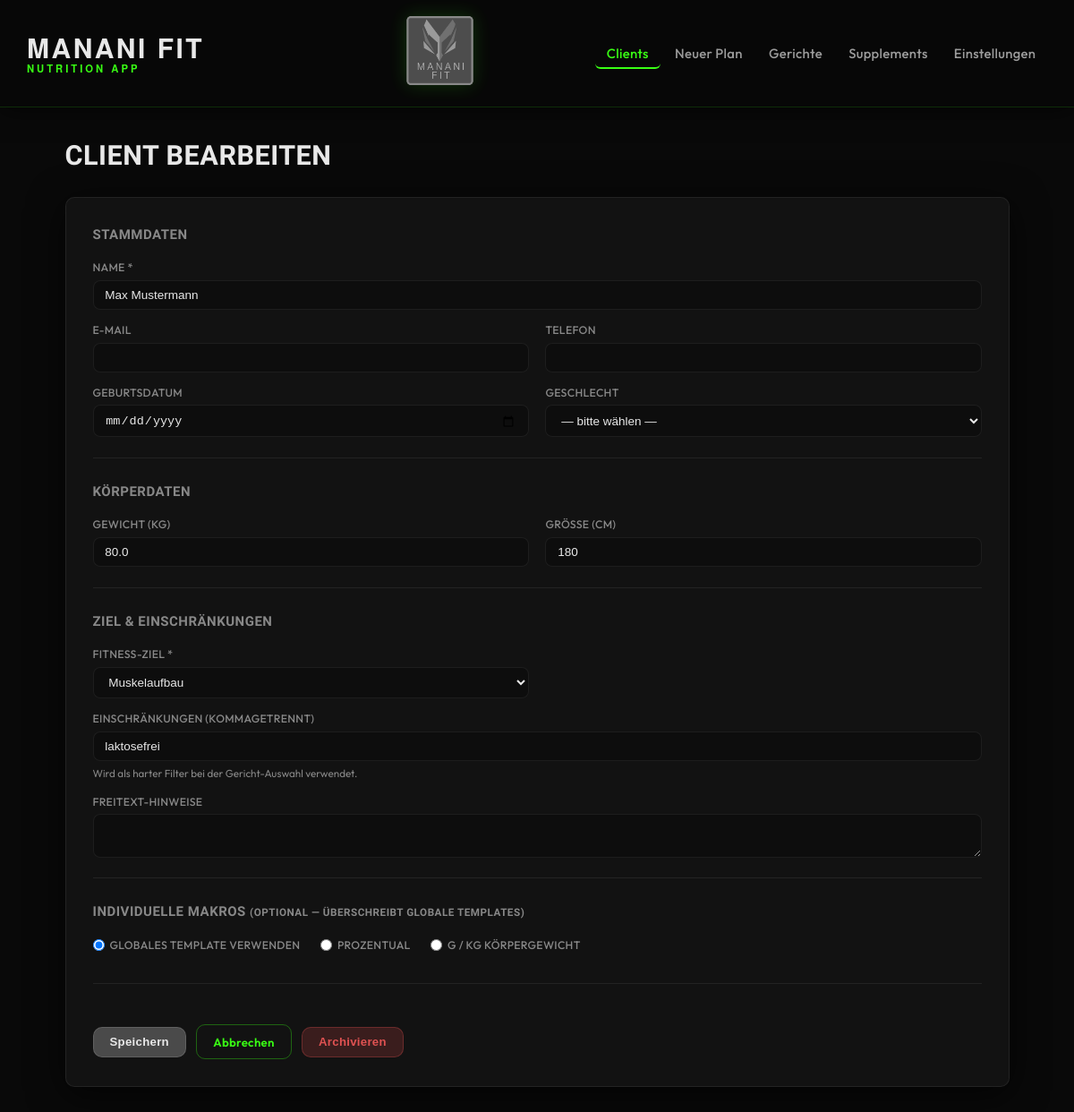
/clients/1/edit, run on an earlier commit of the app's database.
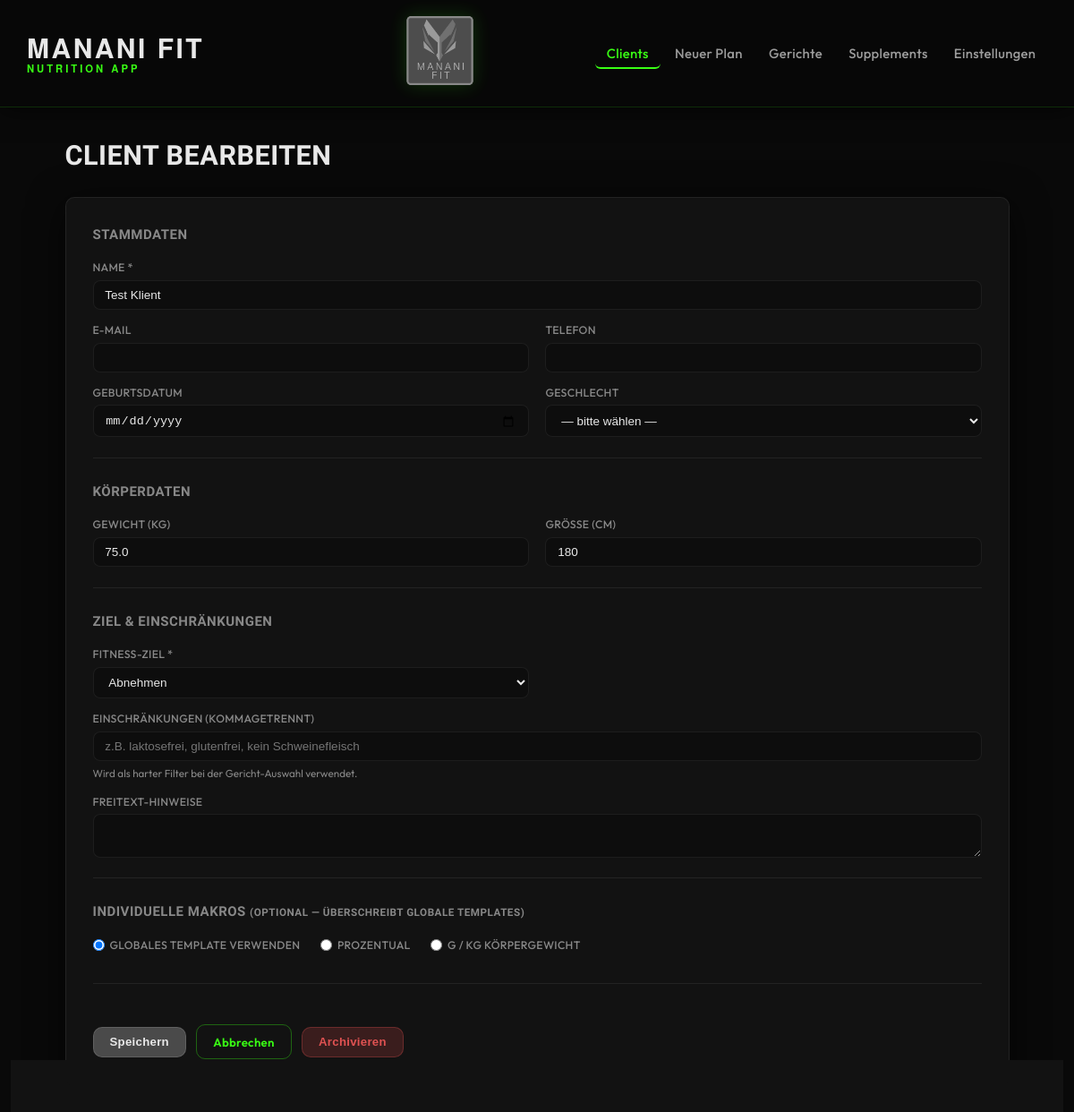
And on a later commit of the database.
### models.py (models this page shows, shortened)
class Client(db.Model):
    __tablename__ = "clients"
    __allow_unmapped__ = True
    id: int = db.Column(db.Integer, primary_key=True)
    name: str = db.Column(db.String(120), nullable=False)
    email: str | None = db.Column(db.String(200))
    phone: str | None = db.Column(db.String(50))
    birthdate: date | None = db.Column(db.Date)
    gender: str | None = db.Column(db.String(20))
    weight_kg: float | None = db.Column(db.Float)
    height_cm: float | None = db.Column(db.Float)
    goal: str = db.Column(db.String(30), nullable=False, default="Halten")
    restrictions_text: str | None = db.Column(db.Text)
    restriction_tags: str = db.Column(db.Text, default="[]")
    created_at: datetime = db.Column(db.DateTime, default=datetime.utcnow)
    updated_at: datetime = db.Column(
        db.DateTime, default=datetime.utcnow, onupdate=datetime.utcnow
    )
    is_archived: bool = db.Column(db.Boolean, default=False)
    macro_overrides: str | None = db.Column(db.Text, nullable=True)
    plans = db.relationship("MealPlan", back_populates="client", lazy="dynamic")
    def get_restriction_tags(self) -> list[str]:
        return json.loads(self.restriction_tags or "[]")
    def get_macro_overrides(self) -> dict:
        return json.loads(self.macro_overrides or "{}")

### app.py (the view)
    @app.route("/clients/<int:client_id>/edit", methods=["GET", "POST"])
    def clients_edit(client_id: int):
        client = Client.query.get_or_404(client_id)
        if request.method == "POST":
            _client_from_form(client)
            db.session.commit()
            flash("Client aktualisiert.", "success")
            return redirect(url_for("clients_detail", client_id=client_id))
        return render_template("clients/form.html", client=client)

### templates/clients/form.html (shortened to what the changed rows need)
{% extends "base.html" %}
{% block content %}
<div class="page-header">
  <h1>{% if client %}Client bearbeiten{% else %}Neuer Client{% endif %}</h1>
</div>
<form method="post" class="form-card">
  <div class="form-section">
    <h2>Stammdaten</h2>
    <div class="form-grid">
      <div class="form-group form-group--full">
        <label for="name">Name *</label>
        <input type="text" id="name" name="name" required
               value="{{ client.name if client else '' }}">
      </div>
    </div>
  </div>
  <div class="form-section">
    <h2>Körperdaten</h2>
    <div class="form-grid">
      <div class="form-group">
        <label for="weight_kg">Gewicht (kg)</label>
        <input type="number" id="weight_kg" name="weight_kg" step="0.1" min="30" max="300"
               value="{{ client.weight_kg or '' if client else '' }}">
      </div>
      <div class="form-group">
        <label for="height_cm">Größe (cm)</label>
        <input type="number" id="height_cm" name="height_cm" step="1" min="100" max="250"
               value="{{ client.height_cm|int if client and client.height_cm else '' }}">
      </div>
    </div>
  </div>
  <div class="form-section">
    <h2>Ziel & Einschränkungen</h2>
    <div class="form-grid">
      <div class="form-group">
        <label for="goal">Fitness-Ziel *</label>
        <select id="goal" name="goal" required>
          {% for g in ['Abnehmen', 'Muskelaufbau', 'Halten'] %}
            <option value="{{ g }}" {% if client and client.goal == g %}selected{% elif not client and g == 'Halten' %}selected{% endif %}>{{ g }}</option>
          {% endfor %}
        </select>
      </div>
      <div class="form-group form-group--full">
        <label for="restriction_tags">Einschränkungen (kommagetrennt)</label>
        <input type="text" id="restriction_tags" name="restriction_tags"
               placeholder="z.B. laktosefrei, glutenfrei, kein Schweinefleisch"
               value="{{ client.get_restriction_tags()|join(', ') if client else '' }}">
        <small>Wird als harter Filter bei der Gericht-Auswahl verwendet.</small>
      </div>
    </div>
  </div>
  <div class="form-section">
    <h2>Individuelle Makros <small>(optional — überschreibt globale Templates)</small></h2>
    {% set ov = client.get_macro_overrides() if client else {} %}
  </div>
</form>
{% endblock %}

What changed in the data, as far as the page shows it:
changed Client: name "Max Mustermann" → "Test Klient"; weight_kg "80.0" → "75.0"; goal "Muskelaufbau" → "Abnehmen"; restriction_tags "laktosefrei" → (not shown)
